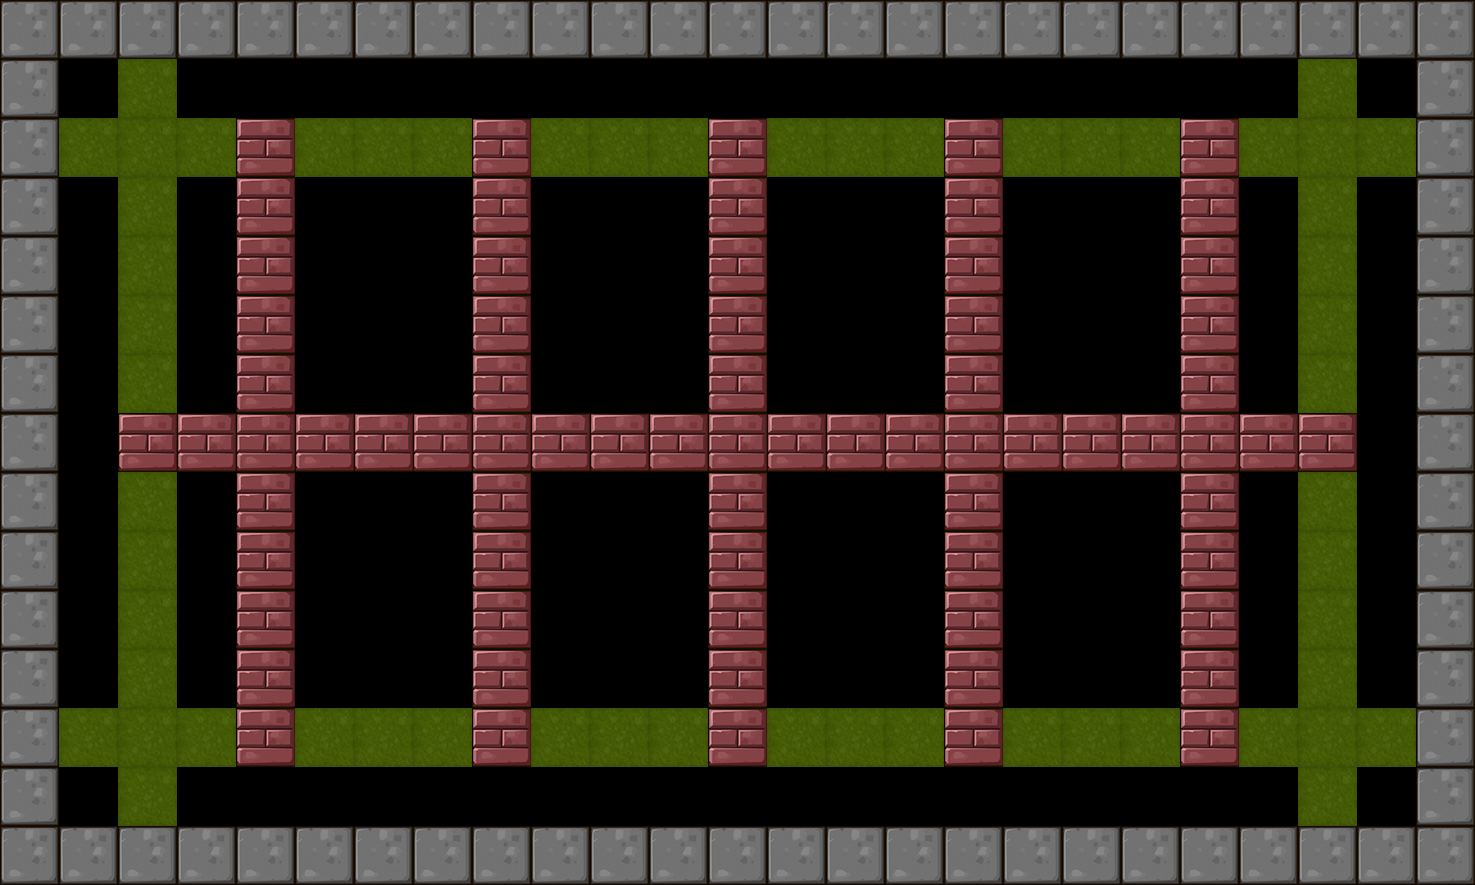

Tiled map render using the project's own tile images. Description and the map definition, with tile-layer contents summarised, below:
An orthogonal 25x15 tile map with 59x59 px tiles, 1 tile layer (BackGround) and 25 objects (16x Shipper, 4x Tanker, 4x Hammer, Player).

<map version="1.0" orientation="orthogonal" renderorder="right-down" width="25" height="15" tilewidth="59" tileheight="59">
 <tileset firstgid="1" name="itemmap" tilewidth="59" tileheight="59">
  <image source="tileset2.png" trans="ff00ff" width="354" height="354" />
 </tileset>
 <layer name="BackGround" width="25" height="15">
  <data>[375 cells, 206 non-empty, 4 distinct tile ids]</data>
 </layer>
 <objectgroup name="RobotCharacter">
  <object name="Player" x="64.6619" y="64.1421" width="40" height="40" />
 </objectgroup>
 <objectgroup name="EnemyCharacter">
  <object name="Tanker" type="Tanker" x="1247.37" y="69.4293" width="40" height="40" />
  <object name="Tanker" type="Tanker" x="190.889" y="777.275" width="40" height="40" />
  <object name="Tanker" type="Tanker" x="1363.77" y="651.551" width="40" height="40" />
  <object name="Tanker" type="Tanker" x="64.6585" y="186.728" width="40" height="40" />
  <object name="Shipper" type="Shipper" x="1010.02" y="364.297" width="40" height="40" />
  <object name="Shipper" type="Shipper" x="420.838" y="189.283" width="40" height="40" />
  <object name="Shipper" type="Shipper" x="305.641" y="361.38" width="40" height="40" />
  <object name="Shipper" type="Shipper" x="1127.54" y="185.197" width="40" height="40" />
  <object name="Hammer" type="Hammer" x="186.545" y="362.801" width="40" height="40" />
  <object name="Hammer" type="Hammer" x="185.918" y="478.975" width="40" height="40" />
  <object name="Hammer" type="Hammer" x="1248.07" y="362.799" width="40" height="40" />
  <object name="Hammer" type="Hammer" x="1249.81" y="480.843" width="40" height="40" />
  <object name="Shipper" type="Shipper" x="775.953" y="362.799" width="40" height="40" />
  <object name="Shipper" type="Shipper" x="1015.41" y="662.968" width="40" height="40" />
  <object name="Shipper" type="Shipper" x="1131.77" y="482.53" width="40" height="40" />
  <object name="Shipper" type="Shipper" x="893.997" y="184.047" width="40" height="40" />
  <object name="Shipper" type="Shipper" x="300.405" y="659.595" width="40" height="40" />
  <object name="Shipper" type="Shipper" x="416.762" y="479.157" width="40" height="40" />
  <object name="Shipper" type="Shipper" x="536.492" y="657.909" width="40" height="40" />
  <object name="Shipper" type="Shipper" x="657.909" y="479.157" width="40" height="40" />
  <object name="Shipper" type="Shipper" x="772.58" y="661.282" width="40" height="40" />
  <object name="Shipper" type="Shipper" x="897.369" y="482.53" width="40" height="40" />
  <object name="Shipper" type="Shipper" x="538.179" y="361.113" width="40" height="40" />
  <object name="Shipper" type="Shipper" x="656.223" y="184.047" width="40" height="40" />
 </objectgroup>
</map>
